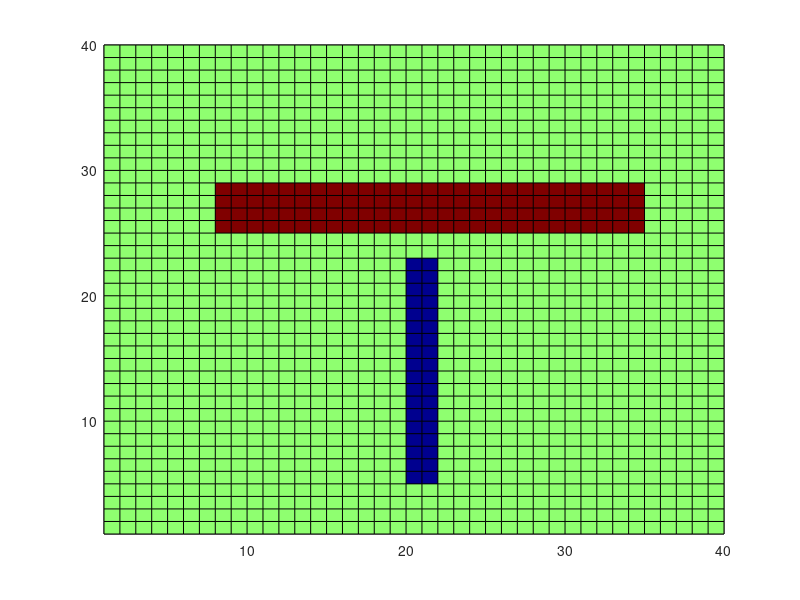
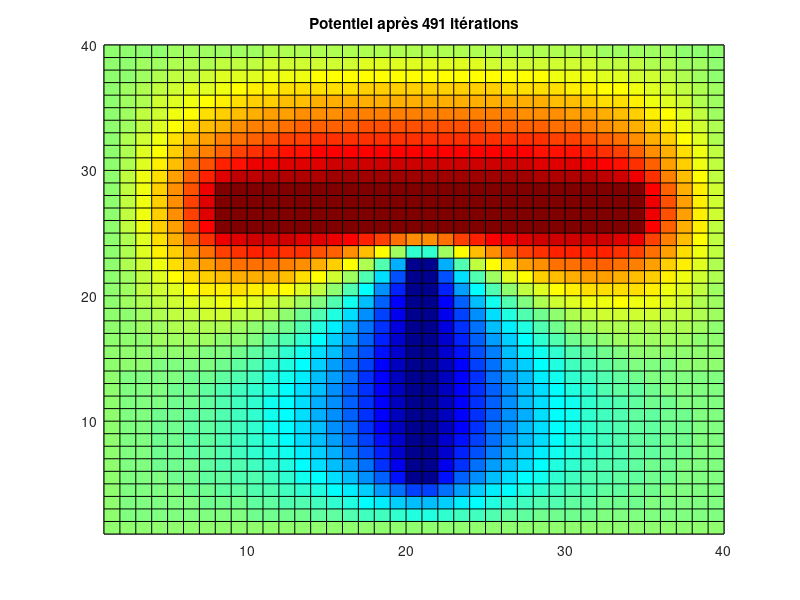

Write MATLAB code to recreate these figures, in order.
% Resolution equation de Laplace
%
clear
close all
clc

%% Dimensions / maillage
dx=1; % cm
dy=1; % cm
Nx = 40;
Ny = 40;
n = 200; %Nombre d'intération

%% Potentiels / sources
v0 = 0; % condition aux limites (en V)
v1 = 100; % conducteur 1
v2 = -100; % conducteur 2

% Initialisation la matrice de calcul
V = zeros(Nx,Ny); % mettre toute la matrice a zero

%Conditions aux limites
%for j=1:Ny
%    V(i,j) = v0;
%end

V(1,1:Ny) = v0; %On fixe la premiére ligne à v0
V(Nx,1:Ny) = v0; %On fixe la derniére ligne à v0
V(1:Nx,1) = v0; %On fixe la premiére ligne à v0
V(1:Nx,Ny) = v0; %On fixe la derniére ligne à v0

%Ajout des cellues sources :
Nx_v1_start = 8;
Nx_v1_end = 34;
Ny_v1_start = 25;
Ny_v1_end = 28;
Nx_v2_start = 20;
Nx_v2_end = 21;
Ny_v2_start = 5;
Ny_v2_end = 22;

V(Ny_v1_start:Ny_v1_end,Nx_v1_start:Nx_v1_end) = v1;
V(Ny_v2_start:Ny_v2_end,Nx_v2_start:Nx_v2_end) = v2;

figure(11);
colormap("jet");
pcolor(V);


% Equation de calcul
%i=1;j=1;

% Paramètres de convergence
seuil = 0.001;
max_iterations = 1000; 
iter = 0; 
convergence = false;
diff = Inf;

% Boucle de calcul avec test de convergence
while (diff >= seuil) && (iter < max_iterations)
    V_old = V; % Sauvegarde de l'état précédent
    iter = iter+1;
    
    % Mise à jour des valeurs de V
    i = 2:Nx-1
    j = 2:Ny-1
    V(i, j) = 0.25 * (V(i+1, j) + V(i-1, j) + V(i, j+1) + V(i, j-1));
    
    % Réappliquer les potentiels des sources
    V(Ny_v1_start:Ny_v1_end, Nx_v1_start:Nx_v1_end) = v1;
    V(Ny_v2_start:Ny_v2_end, Nx_v2_start:Nx_v2_end) = v2;

    % Réappliquer les potentiels des bords
    V(1,1:Ny) = v0; %On fixe la premiére ligne à v0
    V(Nx,1:Ny) = v0; %On fixe la derniére ligne à v0
    V(1:Nx,1) = v0; %On fixe la premiére ligne à v0
    V(1:Nx,Ny) = v0; %On fixe la derniére ligne à v0
    
    % Calcul de la variation maximale entre les deux itérations
    diff = max(max(abs(V - V_old)));
end

% Figure finale
figure(12);
colormap("jet");
pcolor(V);
title(['Potentiel après ' num2str(iter) ' itérations']);

